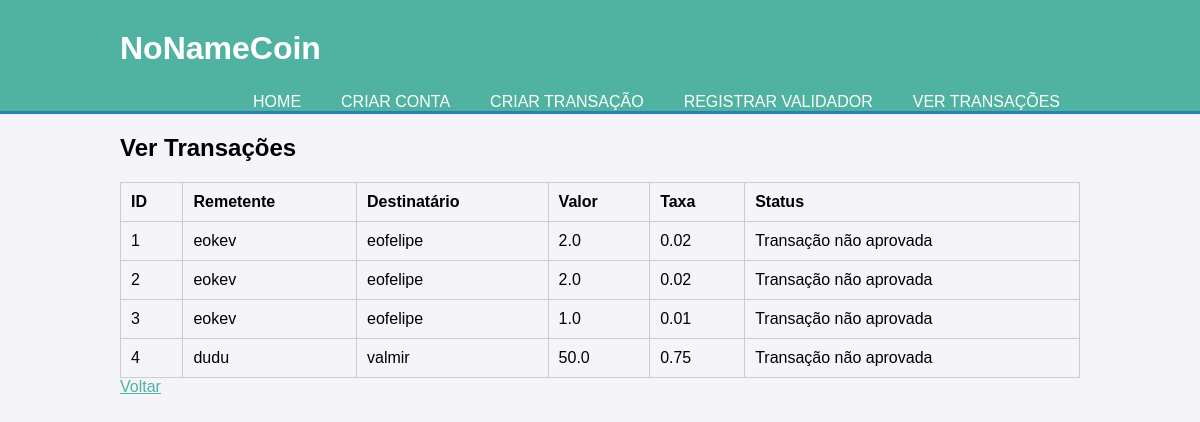
Before: /view_transactions with the older database file.
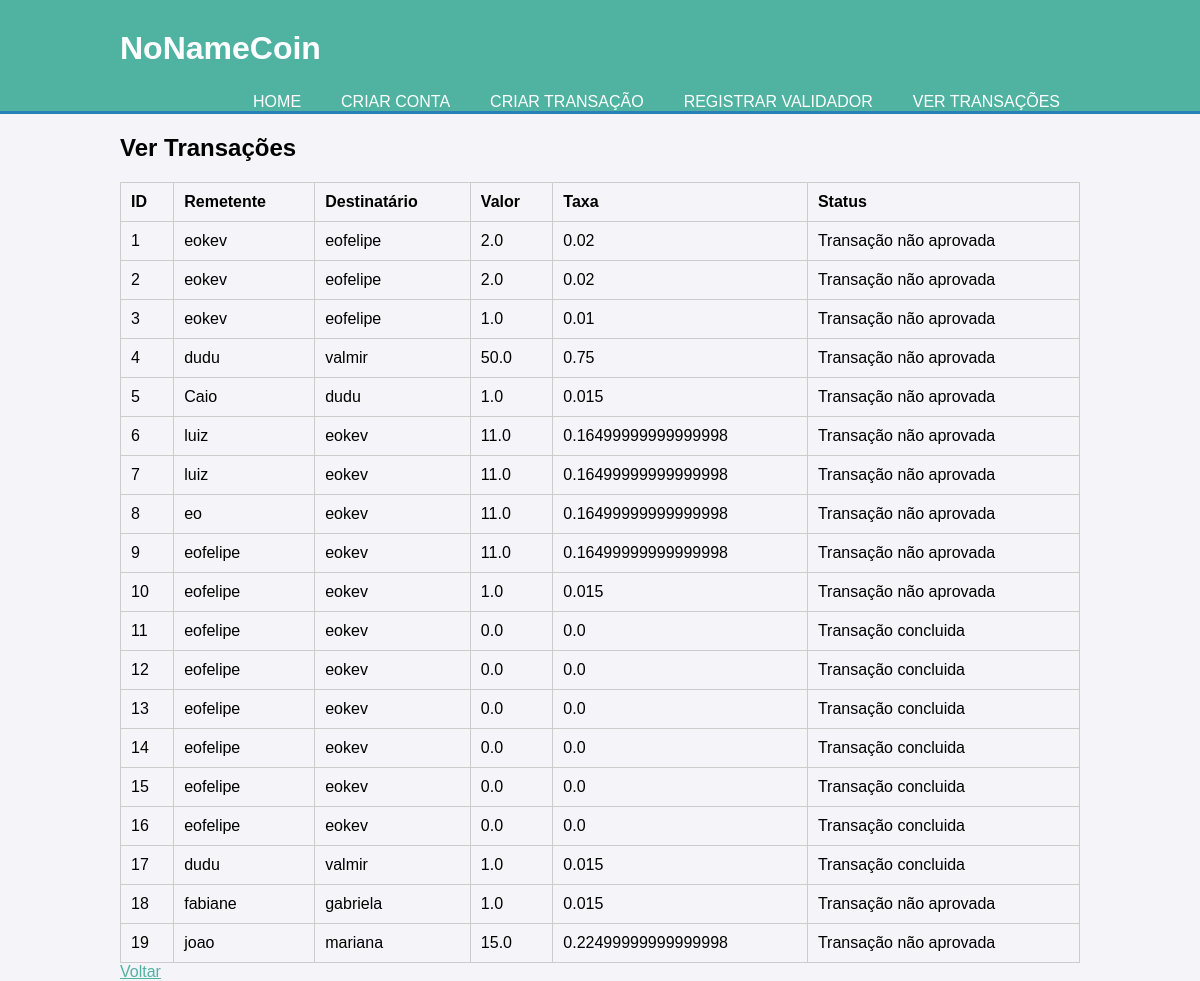
After: the same page with the newer database file.
### tables this page shows
CREATE TABLE transactions (
                      transaction_id INTEGER PRIMARY KEY AUTOINCREMENT,
                      sender TEXT NOT NULL,
                      receiver TEXT NOT NULL,
                      amount REAL NOT NULL,
                      fee REAL NOT NULL,
                      timestamp REAL NOT NULL,
                      validation_status INTEGER DEFAULT 0,
                      validator_id TEXT);

### app.py (the view)
@app.route('/view_transactions')
def view_transactions():
    conn = sqlite3.connect(db_name)
    cursor = conn.cursor()
    cursor.execute("SELECT * FROM transactions")
    transactions = cursor.fetchall()
    conn.close()
    return render_template('view_transactions.html', transactions=transactions)

### templates/view_transactions.html (shortened to what this page needs)
<!DOCTYPE html>
<html lang="en">
<head>
    <link rel="stylesheet" type="text/css" href="{{ url_for('static', filename='style.css') }}">
</head>
<body>
    <header>
        <div class="container">
            <div id="branding">
                <h1>NoNameCoin</h1>
            </div>
            <nav>
                <ul>
                    <li><a href="/">Home</a></li>
                    <li><a href="/create_account">Criar Conta</a></li>
                    <li><a href="/create_trans">Criar Transação</a></li>
                    <li><a href="/register_validator">Registrar Validador</a></li>
                    <li><a href="/view_transactions">Ver Transações</a></li>
                </ul>
            </nav>
        </div>
    </header>
    <div class="container">
        <h2>Ver Transações</h2>
        <table>
            <thead>
                <tr>
                    <th>ID</th>
                    <th>Remetente</th>
                    <th>Destinatário</th>
                    <th>Valor</th>
                    <th>Taxa</th>
                    <th>Status</th>
                </tr>
            </thead>
            <tbody>
                {% for transaction in transactions %}
                <tr>
                    <td>{{ transaction[0] }}</td>
                    <td>{{ transaction[1] }}</td>
                    <td>{{ transaction[2] }}</td>
                    <td>{{ transaction[3] }}</td>
                    <td>{{ transaction[4] }}</td>
                    <td>{{ 'Transação concluida' if transaction[6] == 1 else 'Transação não aprovada' }}</td>
                </tr>
                {% endfor %}
            </tbody>
        </table>
        <a href="/">Voltar</a>
    </div>
</body>
</html>

### static/style.css (style rules this page uses)
body { font-family: Arial, sans-serif; background-color: #f4f4f9; margin: 0; padding: 0; }
.container { width: 80%; margin: 0 auto; overflow: hidden; }
header { background: #50b3a2; color: #fff; padding-top: 30px; min-height: 70px; border-bottom: #2980b9 3px solid; }
header a { color: #fff; text-decoration: none; text-transform: uppercase; font-size: 16px; }
header ul { padding: 0; list-style: none; }
header ul li { float: left; display: inline; padding: 0 20px 0 20px; }
header #branding { float: left; }
header #branding h1 { margin: 0; }
header nav { float: right; margin-top: 10px; }
a { color: #50b3a2; }
table { width: 100%; margin-top: 20px; border-collapse: collapse; }
table, th, td { border: 1px solid #ccc; }
th, td { padding: 10px; text-align: left; }
th { background: #f4f4f9; }

Changed rows visible on the page:
added transactions: validation_status "Transação não aprovada"
added transactions: validation_status "Transação não aprovada"
added transactions: validation_status "Transação não aprovada"
added transactions: validation_status "Transação não aprovada"
added transactions: validation_status "Transação não aprovada"
added transactions: validation_status "Transação não aprovada"
added transactions: validation_status "Transação concluida"
added transactions: validation_status "Transação concluida"
added transactions: validation_status "Transação concluida"
added transactions: validation_status "Transação concluida"
added transactions: validation_status "Transação concluida"
added transactions: validation_status "Transação concluida"
added transactions: validation_status "Transação concluida"
added transactions: validation_status "Transação não aprovada"
added transactions: validation_status "Transação não aprovada"
